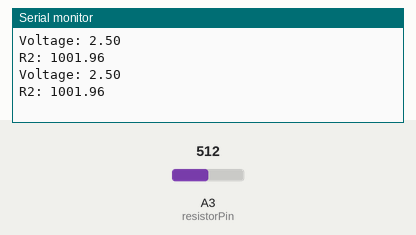
This sketch was run on a simulated Arduino Uno, built with avr-gcc and run on an emulated ATmega328P. Parts: the last lines printed to the serial monitor. Inputs (shaded band) come from the test bench; at power-on: A3 (resistorPin) = 512.

Above: at 1.8 s.
1.9 s: A3 (resistorPin) set to 1004
At 2.8 s:
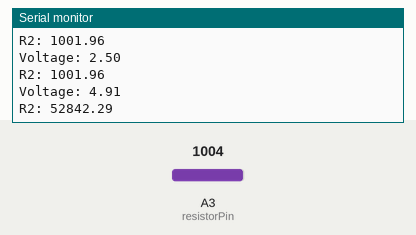
3.4 s: A3 (resistorPin) set to 1023
At 4.6 s:
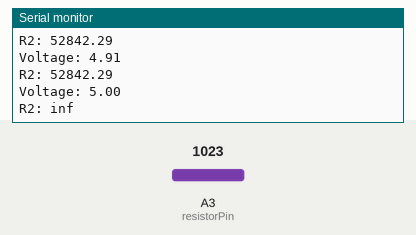
Timing chart, 0 to 6.4 s (numbered marks = the images above; inputs shaded):
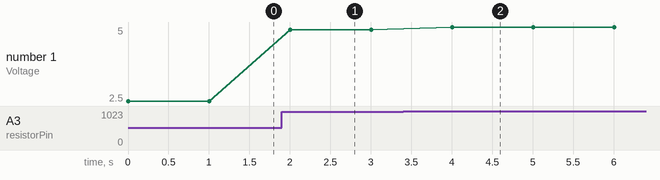

Measured:
- the behaviour switches between 1022 and 1023 on A3 (resistorPin) (found by bisection; images 1 and 2)
- after the input at 1.9 s, the serial monitor: prints a new line after 0.10 s (image 1)
- after the input at 3.4 s, the serial monitor: prints a new line after 0.61 s (image 2)
- plotted number 1: 2.5 → 4.91 after the input at 1.9 s, 4.91 → 5 after the input at 3.4 s

The sketch:

OhmMeter.ino
```cpp
// (licence header left out)
const int resistorPin = A3;

int raw = 0;
const int Vin = 5;
float Vout = 0;
float R1 = 1000;
float R2 = 0;
float buffer = 0;

void setup() {
  Serial.begin(9600);
}

void loop() {
  raw = analogRead(resistorPin);
  Vout = (5.0 / 1023.0) * raw;
  buffer = (Vin / Vout) - 1;
  R2 = R1 / buffer;
  Serial.print("Voltage: ");
  Serial.println(Vout);
  Serial.print("R2: ");
  Serial.println(R2);
  delay(1000);
}
```
